Frame 1 (no input): blank canvas, image omitted
Frame 60 (the mouse pressed at the canvas centre just before this capture): blank canvas, image omitted
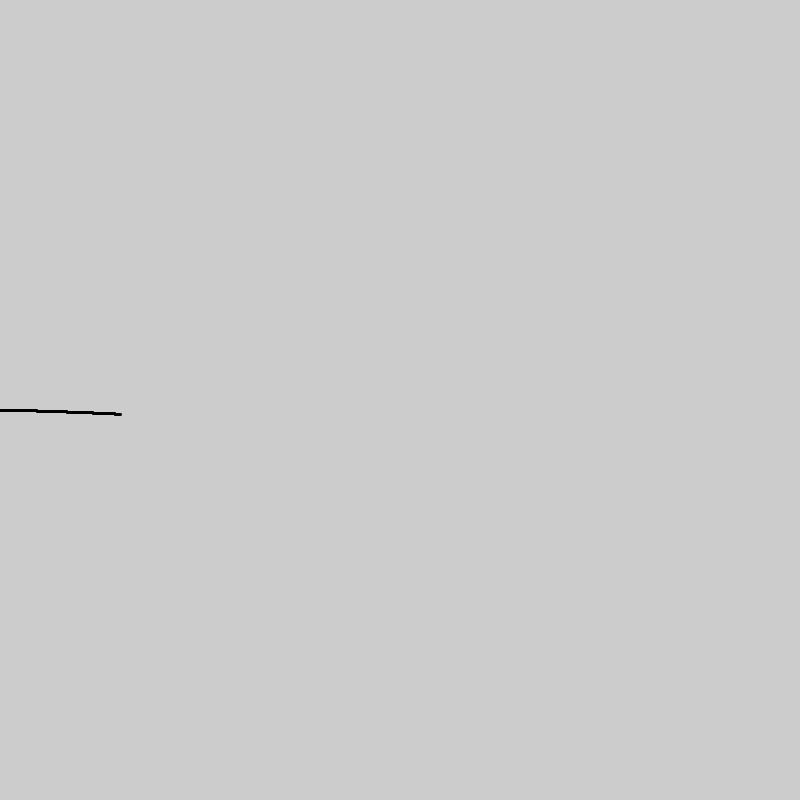
Frame 120 (the mouse held since frame 60 and released just before this capture)

The Processing sketch whose frames 1 and 60 were blank and that drew this single picture after the mouse press (run headless with seeded random() and noise(); from frame 60 on, the mouse is pressed at the canvas centre):

// Processing sketch: rysowanie_funkcji
// ── rysowanie_funkcji.pde
void setup()
{
  size( 800, 800 );
  strokeWeight( 3 );
  frameRate( 120 );
}

float f( float x )
{
  return 200.0/(0.05*(x-400)) + 400;
}

float x1 = 0;
float y1 = 0;

float x2 = 1;
float y2 = 0;

void draw()
{
  y1 = f(x1);
  y2 = f(x2);
  line(x1, height-y1, x2, height-y2 );
  
  x1 += 1;
  x2 += 1;
}
